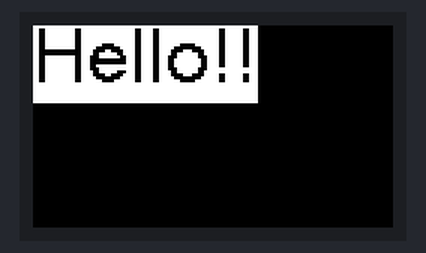
Bench run of a sketch on a simulated ESP32. Shown: 240×135 colour display.

Above: at 0.2 s.

The sketch:

draw.ino
```cpp
#include <M5StickCPlus.h>

// the setup routine runs once when M5StickC starts up
void setup() {

  // initialize the M5StickC object
  M5.begin();
  M5.Lcd.setRotation(1);
  M5.LcdfillScreen(PINK);
  M5.Lcd.setTextColor(BLACK, WHITE);
  M5.Lcd.setTextFont(4);
  M5.Lcd.setTextSize(2);
  M5.Lcd.print("Hello!!");
  delay(1000);


}

// the loop routine runs over and over again forever
void loop(){
}
```
